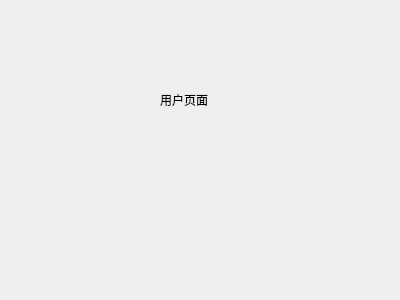
<?xml version="1.0" encoding="UTF-8"?>
<ui version="4.0">
 <class>UserPage</class>
 <widget class="QDialog" name="UserPage">
  <property name="geometry">
   <rect>
    <x>0</x>
    <y>0</y>
    <width>400</width>
    <height>300</height>
   </rect>
  </property>
  <property name="windowTitle">
   <string>Dialog</string>
  </property>
  <widget class="QLabel" name="label">
   <property name="geometry">
    <rect>
     <x>160</x>
     <y>90</y>
     <width>69</width>
     <height>19</height>
    </rect>
   </property>
   <property name="text">
    <string>用户页面</string>
   </property>
  </widget>
 </widget>
 <resources/>
 <connections/>
</ui>
